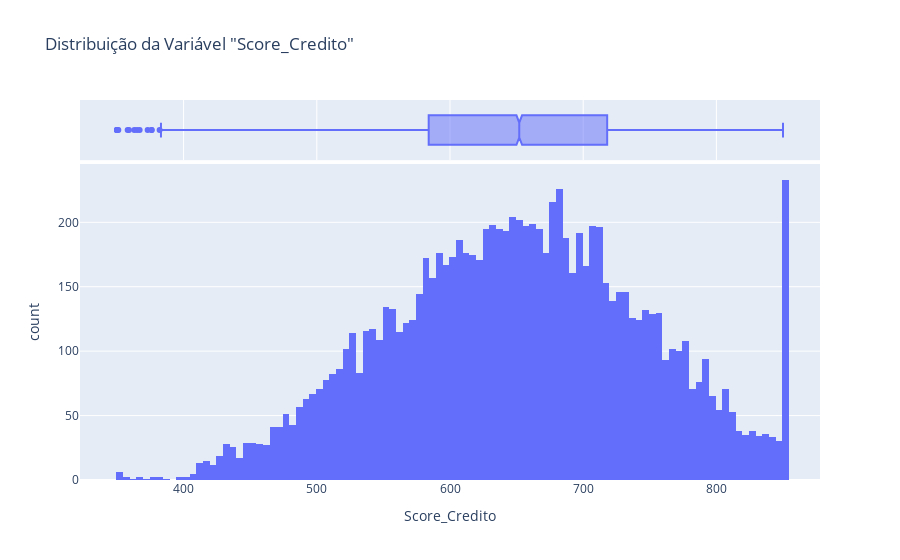
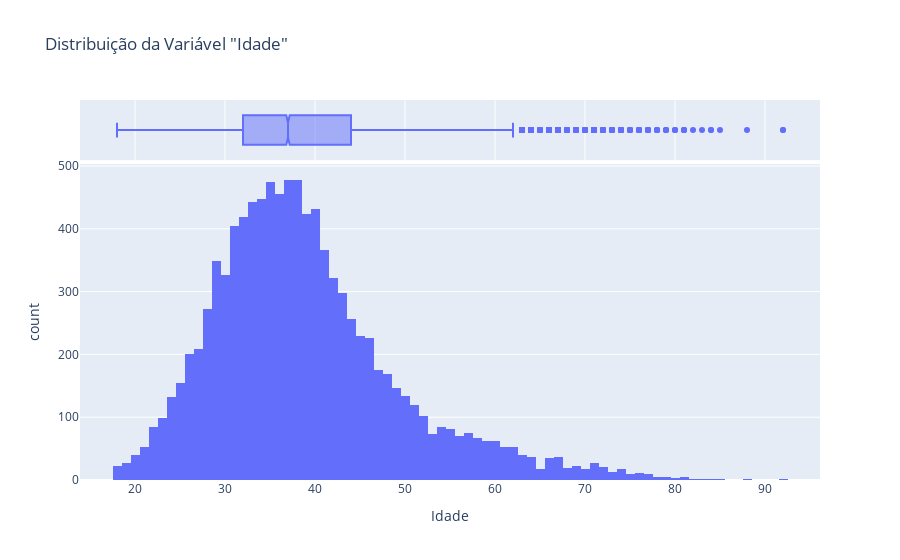
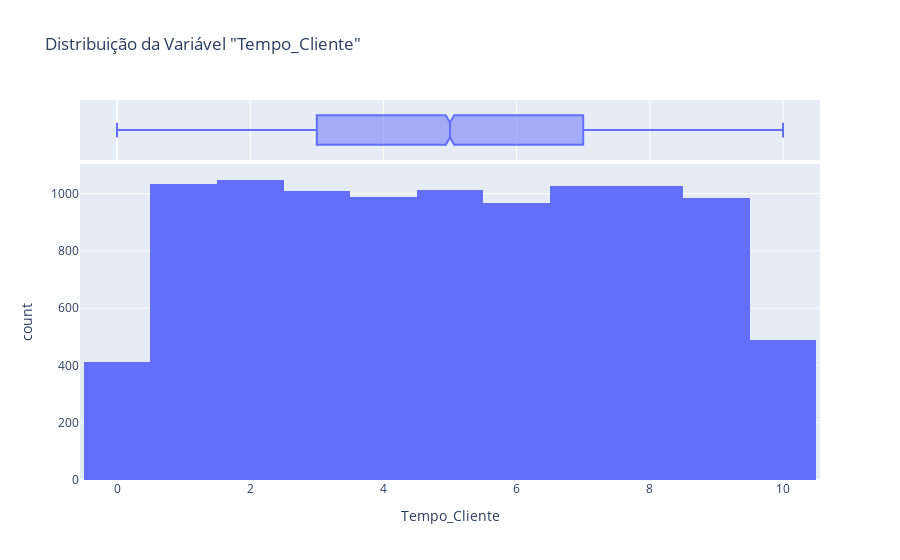
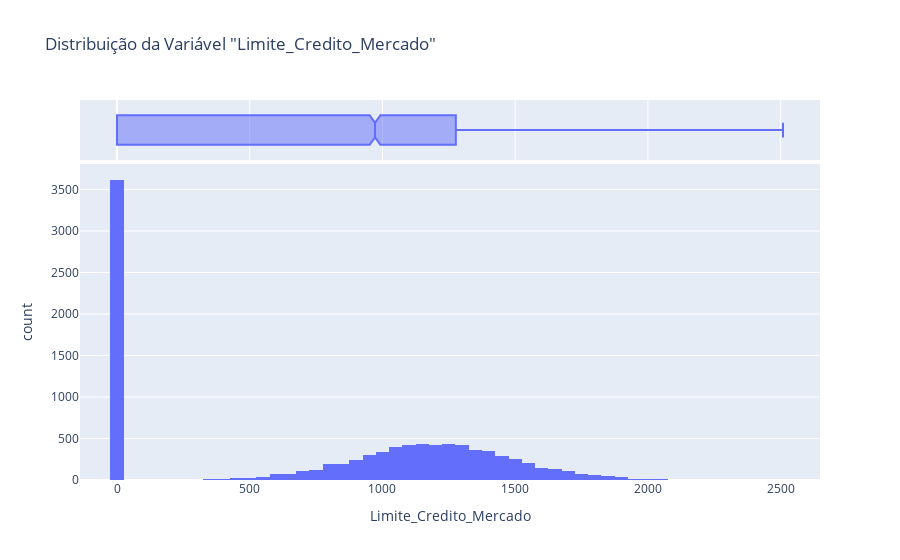

Notebook cell for these charts, in order:
### Code cell
# Lista de variáveis numéricas
variaveis_numericas = [
    "Score_Credito",
    "Idade",
    "Tempo_Cliente",
    "Limite_Credito_Mercado",
    "Qte_Categorias",
    "Sum_Pedidos_Acumulados",
]

# Loop para criar a tabela de estatísticas e o histograma para cada variável
for var in variaveis_numericas:
    print(f"\n---------- Análise da Variável: '{var}' ----------")

    # 1. Tabela de Estatísticas Descritivas
    print("Estatísticas Descritivas:")
    display(
        df[[var]].describe().transpose()
    ) 

    # 2. Histograma
    fig = px.histogram(
        df, x=var, title=f'Distribuição da Variável "{var}"', marginal="box"
    )

    fig.show()

### Figure 1 — Plotly figure (JSON) as saved in the notebook; plotly's stock layout.template omitted (floating-point values rounded to 4 significant figures; data arrays with more than 128 entries replaced by an {"elided": "..."} marker saying what was removed)
{"data": [{"bingroup": "x", "hovertemplate": "Score_Credito=%{x}<br>count=%{y}<extra></extra>", "legendgroup": "", "marker": {"color": "#636efa", "pattern": {"shape": ""}}, "name": "", "orientation": "v", "showlegend": false, "type": "histogram", "x": {"elided": "10000 int values"}, "xaxis": "x", "yaxis": "y"}, {"hovertemplate": "Score_Credito=%{x}<extra></extra>", "legendgroup": "", "marker": {"color": "#636efa"}, "name": "", "notched": true, "showlegend": false, "type": "box", "x": {"elided": "10000 int values"}, "xaxis": "x2", "yaxis": "y2"}], "layout": {"barmode": "relative", "legend": {"tracegroupgap": 0}, "title": {"text": "Distribuição da Variável \"Score_Credito\""}, "xaxis": {"anchor": "y", "domain": [0, 1], "title": {"text": "Score_Credito"}}, "xaxis2": {"anchor": "y2", "domain": [0, 1], "matches": "x", "showgrid": true, "showticklabels": false}, "yaxis": {"anchor": "x", "domain": [0, 0.8316], "title": {"text": "count"}}, "yaxis2": {"anchor": "x2", "domain": [0.8416, 1], "matches": "y2", "showgrid": false, "showline": false, "showticklabels": false, "ticks": ""}}}

### Figure 2 — Plotly figure (JSON) as saved in the notebook; plotly's stock layout.template omitted (floating-point values rounded to 4 significant figures; data arrays with more than 128 entries replaced by an {"elided": "..."} marker saying what was removed)
{"data": [{"bingroup": "x", "hovertemplate": "Idade=%{x}<br>count=%{y}<extra></extra>", "legendgroup": "", "marker": {"color": "#636efa", "pattern": {"shape": ""}}, "name": "", "orientation": "v", "showlegend": false, "type": "histogram", "x": {"elided": "10000 int values"}, "xaxis": "x", "yaxis": "y"}, {"hovertemplate": "Idade=%{x}<extra></extra>", "legendgroup": "", "marker": {"color": "#636efa"}, "name": "", "notched": true, "showlegend": false, "type": "box", "x": {"elided": "10000 int values"}, "xaxis": "x2", "yaxis": "y2"}], "layout": {"barmode": "relative", "legend": {"tracegroupgap": 0}, "title": {"text": "Distribuição da Variável \"Idade\""}, "xaxis": {"anchor": "y", "domain": [0, 1], "title": {"text": "Idade"}}, "xaxis2": {"anchor": "y2", "domain": [0, 1], "matches": "x", "showgrid": true, "showticklabels": false}, "yaxis": {"anchor": "x", "domain": [0, 0.8316], "title": {"text": "count"}}, "yaxis2": {"anchor": "x2", "domain": [0.8416, 1], "matches": "y2", "showgrid": false, "showline": false, "showticklabels": false, "ticks": ""}}}

### Figure 3 — Plotly figure (JSON) as saved in the notebook; plotly's stock layout.template omitted (floating-point values rounded to 4 significant figures; data arrays with more than 128 entries replaced by an {"elided": "..."} marker saying what was removed)
{"data": [{"bingroup": "x", "hovertemplate": "Tempo_Cliente=%{x}<br>count=%{y}<extra></extra>", "legendgroup": "", "marker": {"color": "#636efa", "pattern": {"shape": ""}}, "name": "", "orientation": "v", "showlegend": false, "type": "histogram", "x": {"elided": "10000 int values"}, "xaxis": "x", "yaxis": "y"}, {"hovertemplate": "Tempo_Cliente=%{x}<extra></extra>", "legendgroup": "", "marker": {"color": "#636efa"}, "name": "", "notched": true, "showlegend": false, "type": "box", "x": {"elided": "10000 int values"}, "xaxis": "x2", "yaxis": "y2"}], "layout": {"barmode": "relative", "legend": {"tracegroupgap": 0}, "title": {"text": "Distribuição da Variável \"Tempo_Cliente\""}, "xaxis": {"anchor": "y", "domain": [0, 1], "title": {"text": "Tempo_Cliente"}}, "xaxis2": {"anchor": "y2", "domain": [0, 1], "matches": "x", "showgrid": true, "showticklabels": false}, "yaxis": {"anchor": "x", "domain": [0, 0.8316], "title": {"text": "count"}}, "yaxis2": {"anchor": "x2", "domain": [0.8416, 1], "matches": "y2", "showgrid": false, "showline": false, "showticklabels": false, "ticks": ""}}}

### Figure 4 — Plotly figure (JSON) as saved in the notebook; plotly's stock layout.template omitted (floating-point values rounded to 4 significant figures; data arrays with more than 128 entries replaced by an {"elided": "..."} marker saying what was removed)
{"data": [{"bingroup": "x", "hovertemplate": "Limite_Credito_Mercado=%{x}<br>count=%{y}<extra></extra>", "legendgroup": "", "marker": {"color": "#636efa", "pattern": {"shape": ""}}, "name": "", "orientation": "v", "showlegend": false, "type": "histogram", "x": {"elided": "10000 float values"}, "xaxis": "x", "yaxis": "y"}, {"hovertemplate": "Limite_Credito_Mercado=%{x}<extra></extra>", "legendgroup": "", "marker": {"color": "#636efa"}, "name": "", "notched": true, "showlegend": false, "type": "box", "x": {"elided": "10000 float values"}, "xaxis": "x2", "yaxis": "y2"}], "layout": {"barmode": "relative", "legend": {"tracegroupgap": 0}, "title": {"text": "Distribuição da Variável \"Limite_Credito_Mercado\""}, "xaxis": {"anchor": "y", "domain": [0, 1], "title": {"text": "Limite_Credito_Mercado"}}, "xaxis2": {"anchor": "y2", "domain": [0, 1], "matches": "x", "showgrid": true, "showticklabels": false}, "yaxis": {"anchor": "x", "domain": [0, 0.8316], "title": {"text": "count"}}, "yaxis2": {"anchor": "x2", "domain": [0.8416, 1], "matches": "y2", "showgrid": false, "showline": false, "showticklabels": false, "ticks": ""}}}
